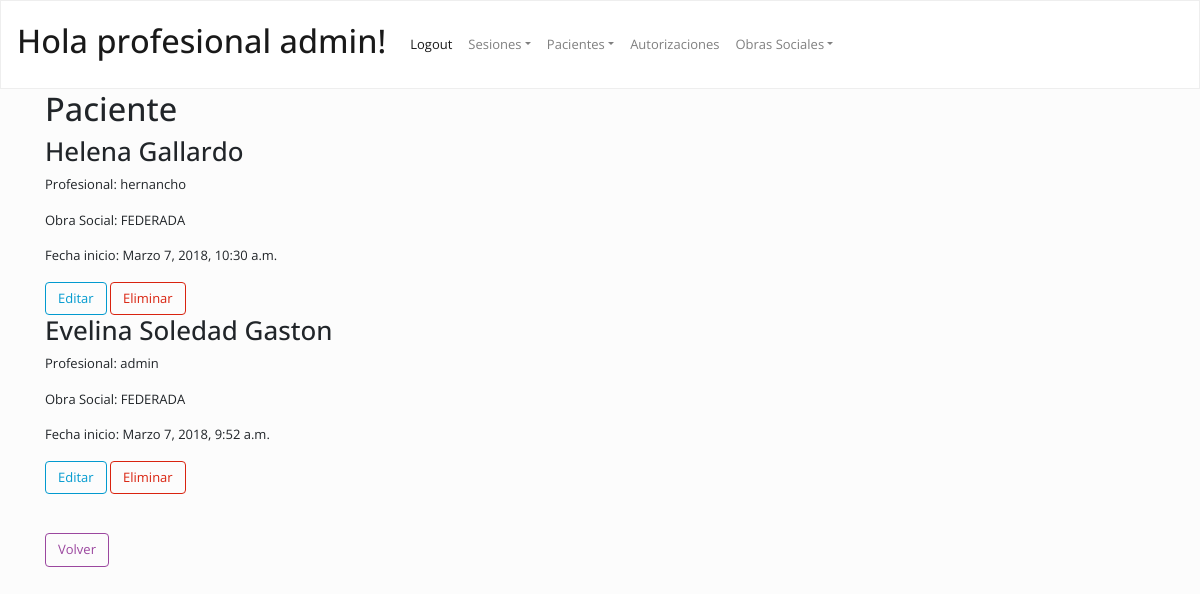
The app's page /psicologia/pacientes (signed in) with its own data.
### psicologia/models.py (models this page shows, shortened)
class Paciente(models.Model):
	profesional = models.ForeignKey('Profesional', on_delete=models.PROTECT)
	nombre = models.CharField(max_length=50)
	apellido = models.CharField(max_length=50)
	obra_social = models.ForeignKey('ObraSocial', on_delete=models.PROTECT)
	edad = models.IntegerField()
	telefono = models.IntegerField()
	dni = models.IntegerField()
	historia = models.TextField()
	medicacion = models.CharField(max_length=70)
	diagnostico = models.TextField()
	inicio_tratamiento = models.DateTimeField(default=timezone.now)
	class Meta:
		ordering = ["apellido"]
		verbose_name_plural = "Pacientes"

class Profesional(models.Model):
	user = models.ForeignKey(User, on_delete=models.CASCADE)
	matricula = models.CharField(max_length=50)
	class Meta:
		ordering = ["matricula"]
		verbose_name_plural = "Profesionales"

class ObraSocial(models.Model):
	nombre = models.CharField(max_length=70)
	class Meta:
		ordering = ["nombre"]
		verbose_name_plural = "Obras Sociales"
	def __str__(self):
		return self.nombre

### psicologia/views.py (the view)
class PacientesList(ListView):
	model = Paciente
	queryset = Paciente.objects.all()
	template_name = "pacientes.html"
	paginate_by = 5

### psicologia/templates/pacientes.html
{%  extends 'index_psicologia.html' %}
{% block content %}
	<h1>Paciente</h1>
		{% if object_list %}
		{% for s in object_list %}
			<div>
				<h2>{{s.nombre}} {{s.apellido}}</h2>
				<p>Profesional: {{ s.profesional.user }}</p>
				<p>Obra Social: {{ s.obra_social }}</p>
				<p>Fecha inicio: {{ s.inicio_tratamiento }}</p>
				<a class="btn btn-outline-info" href="editarpaciente/{{ s.id }}" title="">Editar</a>
				<a class="btn btn-outline-primary" href="eliminarpaciente/{{ s.id }}" title="">Eliminar</a>
			</div>
		{% endfor %}
		{% else %}
			<p>No hay pacientes para mostrar</p>
		{% endif %}
	<br />
	<br />
	<a class="btn btn-outline-danger" href="http://localhost/psicologia/" title="">Volver</a>
{% endblock %}

### psicologia/templates/index_psicologia.html (shortened to what this page needs)
{% load staticfiles %}
<!DOCTYPE html>
<html lang="es">
<head>
	<link rel="stylesheet" href="https://maxcdn.bootstrapcdn.com/bootstrap/4.0.0/css/bootstrap.min.css">
	<link rel="stylesheet" type="text/css" href="https://bootswatch.com/4/simplex/bootstrap.min.css">
	<link rel="stylesheet" href="{% static '/css/index_psicologia.css' %}">
</head>
<body>
{% if user.is_authenticated %}
	<nav  class="navbar navbar-expand-lg navbar-light bg-light">
		<div class="collapse navbar-collapse" id="navbarColor03">
			<a class="navbar-brand" href="#"><h1>Hola profesional {{ user.username  }}!</h1></a>
			<ul class="navbar-nav mr-auto">
				<li class="nav-item active">
					<a class="nav-link" href="logout/" >Logout <span class="sr-only">(current)</span></a>
				</li>
				<li  class="nav-item dropdown"><a class="nav-link dropdown-toggle" data-toggle="dropdown" href="#" role="button" aria-haspopup="true" aria-expanded="false">Sesiones</a>
				</li>
				<li  class="nav-item dropdown"><a class="nav-link dropdown-toggle" data-toggle="dropdown" href="#" role="button" aria-haspopup="true" aria-expanded="false">Pacientes</a>
				</li>
				<li  class="nav-item"><a class="nav-link" href="autorizaciones/" >Autorizaciones</a></li>
				<li  class="nav-item dropdown"><a class="nav-link dropdown-toggle" data-toggle="dropdown" href="" role="button" aria-haspopup="true" aria-expanded="false">Obras Sociales</a>
				</li>
			</ul>
		</div>
	</nav>
{% else %}
	<div class="jumbotron">
		<h1>Bienvenido al sitio de administracion psicologica</h1>
		<a class="btn btn-outline-primary" href="login/">Login  <span class="sr-only">(current)</span></a>
	</div>
{% endif %}
<div class="container">
{% block content %}
{% endblock %}
</div>
</body>
</html>

### records on screen
Paciente: nombre "Helena", apellido "Gallardo", profesional.user "hernancho", obra_social "FEDERADA", inicio_tratamiento "Marzo 7, 2018, 10:30 a.m."
Paciente: nombre "Evelina Soledad", apellido "Gaston", profesional.user "admin", obra_social "FEDERADA", inicio_tratamiento "Marzo 7, 2018, 9:52 a.m."

### other values on screen
{{ user.username }} "admin"
